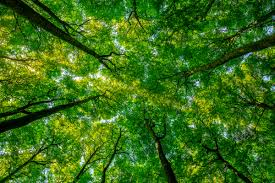
#> input picture image_recognition/tests/forest/forest1.jpg, 275 x 183 px; its folder holds only this picture in this run
$ python -i features.py   (imports and definitions only)
#> lines starting #> are read from the running program, lines starting #| are printed output that depends on the picture
import numpy as np
import matplotlib.pyplot as plt
from sklearn.cluster import KMeans
import pandas as pd
import cv2
from PIL import Image
from collections import Counter
from sklearn import svm
from os import listdir
from os.path import isfile, join
from sklearn.model_selection import train_test_split
from sklearn import metrics
import pickle

"""
Extracting features from images and classification them

#### This script made by Shir Shabat ####
"""

def palette_perc(k_cluster):
    """
    The function returns the main colors in the image.
    And also takes into account their quantity.
    :param k_cluster: clusters
    :return: main colors in image
    """
    width = 300
    palette = np.zeros((50, width, 3), np.uint8)

    n_pixels = len(k_cluster.labels_)
    counter = Counter(k_cluster.labels_)
    perc = {}
    for i in counter:
        perc[i] = np.round(counter[i] / n_pixels, 2)
    perc = dict(sorted(perc.items()))
    step = 0
    for idx, centers in enumerate(k_cluster.cluster_centers_):
        palette[:, step:int(step + perc[idx] * width + 1), :] = centers
        step += int(perc[idx] * width + 1)
    return palette


def histo_according_to_channels(image):
    """
    This function performs a histogram on each channel.
    :param image:
    :return:
    """
    dataFrame = pd.DataFrame()
    histogram_red, bin_edges = np.histogram(image[:, :, 0], bins=256)  # red
    dataFrame['red_channel'] = histogram_red

    histogram_green, bin_edges = np.histogram(image[:, :, 1], bins=256)  # green
    dataFrame['green_channel'] = histogram_green

    histogram_blue, bin_edges = np.histogram(image[:, :, 2], bins=256)  # blue
    dataFrame['blue_channel'] = histogram_blue
    return dataFrame


def data_frame_features(data_frame, is_pattern):
    """
    This function extract features using pandas package.
    Using median inorder to bring out the most common color
    :param data_frame: histogram of the channels - RGB.
    :param is_pattern: the colors are pattern
    :return: features
    """
    data_frame = data_frame.cumsum()
    data_frame = data_frame.apply(lambda x: x / x.max(), axis=0)  # normalized

    med_axis_1 = []
    if is_pattern:
        med_axis_1 = data_frame.median(axis=1).values.tolist()
    med_axis_0 = data_frame.median(axis=0).values.tolist()
    mean = data_frame.mean(axis=0).values.tolist()
    res = med_axis_0 + mean + med_axis_1
    return res


def extract_features(image):
    """
    This function extract features from image.
    At first step, we resize the image to fit the other images.
    At second step, we extract the features.
    :param image: image of one of the following categories: forest, sun or sky.
    :return: features
    """
#> called with image = 'tests/forest/forest1.jpg'
    image = cv2.imread(image)
#> image is the input picture: shape (183, 275, 3); mean B, G, R 24.6, 108.4, 57.8
    image = cv2.cvtColor(image, cv2.COLOR_BGR2RGB)
    image = cv2.resize(image, (256, 256))
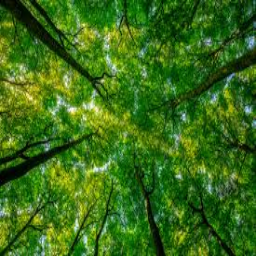
#> image: shape (256, 256, 3); mean R, G, B 57.7, 108.3, 24.5
    clt = KMeans(n_clusters=7)
    clt_1 = clt.fit(image.reshape(-1, 3))

    df1 = histo_according_to_channels(image)
#> in histo_according_to_channels, `histogram_red, bin_edges = np.histogram(image[:, :, 0], bins=256)`: histogram_red = 256 values, max 915 at index 0, min 0 at index 63, mean 256; bin_edges = 257 values from 0 to 252
#> in histo_according_to_channels, `histogram_green, bin_edges = np.histogram(image[:, :, 1], bins=256)`: histogram_green = 256 values, max 726 at index 103, min 0 at index 127, mean 256; bin_edges = 257 values from 0 to 254
#> in histo_according_to_channels, `histogram_blue, bin_edges = np.histogram(image[:, :, 2], bins=256)`: histogram_blue = 256 values, max 6639 at index 0, min 0 at index 17, mean 256; bin_edges = 257 values from 0 to 241
#> df1 = table of 256 rows and 3 columns
    df2 = histo_according_to_channels(palette_perc(clt_1))
#> df2 = table of 256 rows and 3 columns

    res1 = data_frame_features(df1, False)
#> res1 = [0.916, 0.692, 0.98, 0.773, 0.576, 0.9]
    res2 = data_frame_features(df2, True)
#> res2 = 262 values, max 1 at index 261, min 0.143 at index 6, mean 0.696
    return res1 + res2


def load_data(type):
    path = "images\\" + type + "\data"
    return ["images\\" + type + "\data\\" + f for f in listdir(path) if isfile(join(path, f))]


# [6 lines left out: function getY, not called in this run]


def getX(area1, area2, area3):
    x = np.concatenate((area1, area2, area3))
    return x


# [58 lines left out: functions get_x_y, linearSVC, create_train_test, resize_image, not called in this run]


# if __name__ == '__main__':
#     train_data, test_data = create_train_test()
#     linearSVC(train_data[0], train_data[1], test_data[0], test_data[1])

>>> result = extract_features('tests/forest/forest1.jpg')
#> result = 268 values, max 1 at index 267, min 0.143 at index 12, mean 0.699

$ run again, on image_recognition/tests/forest/forest10.jpg
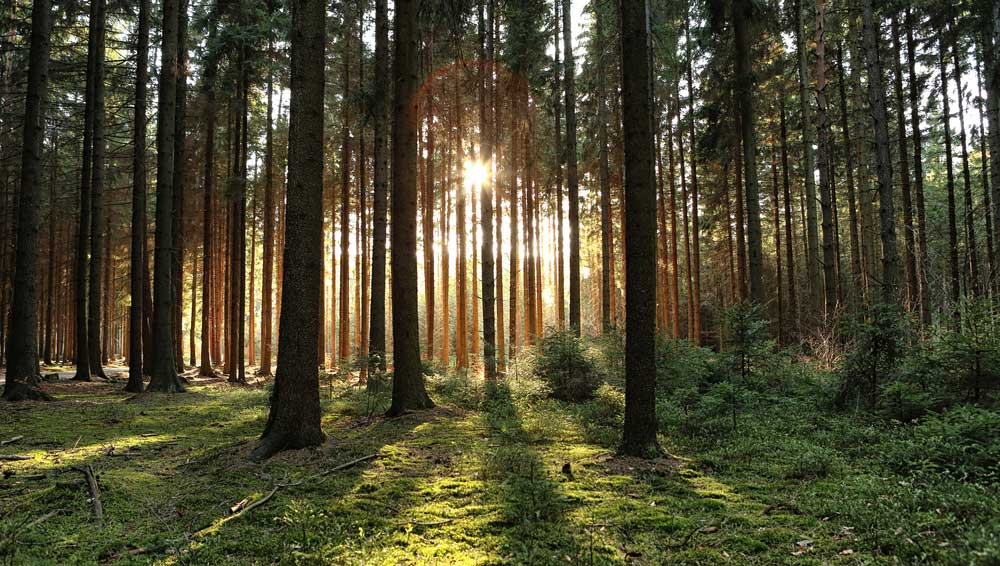
#> input picture image_recognition/tests/forest/forest10.jpg, 1000 x 566 px
#> in extract_features, image is the input picture: shape (566, 1000, 3); mean B, G, R 47.9, 72.7, 75.7
#> in extract_features, `image = cv2.resize(image, (256, 256))`:
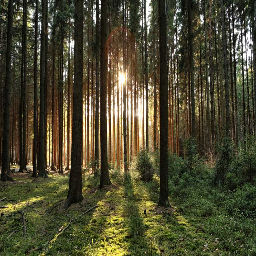
#> image: shape (256, 256, 3); mean R, G, B 75.5, 72.5, 47.7
#> in histo_according_to_channels, `histogram_red, bin_edges = np.histogram(image[:, :, 0], bins=256)`: histogram_red = 256 values, max 850 at index 31, min 6 at index 0, mean 256; bin_edges = 257 values from 0 to 255
#> histogram_green = 256 values, max 804 at index 31, min 1 at index 1, mean 256
#> histogram_blue = 256 values, max 1207 at index 21, min 10 at index 213, mean 256
#> df1 = table of 256 rows and 3 columns
#> res1 = [0.854, 0.878, 0.939, 0.705, 0.717, 0.814]
#> res2 = 262 values, max 1 at index 261, min 0.263 at index 6, mean 0.78
#> result = 268 values, max 1 at index 267, min 0.263 at index 12, mean 0.781

$ run again, on image_recognition/tests/forest/forest3.jpg
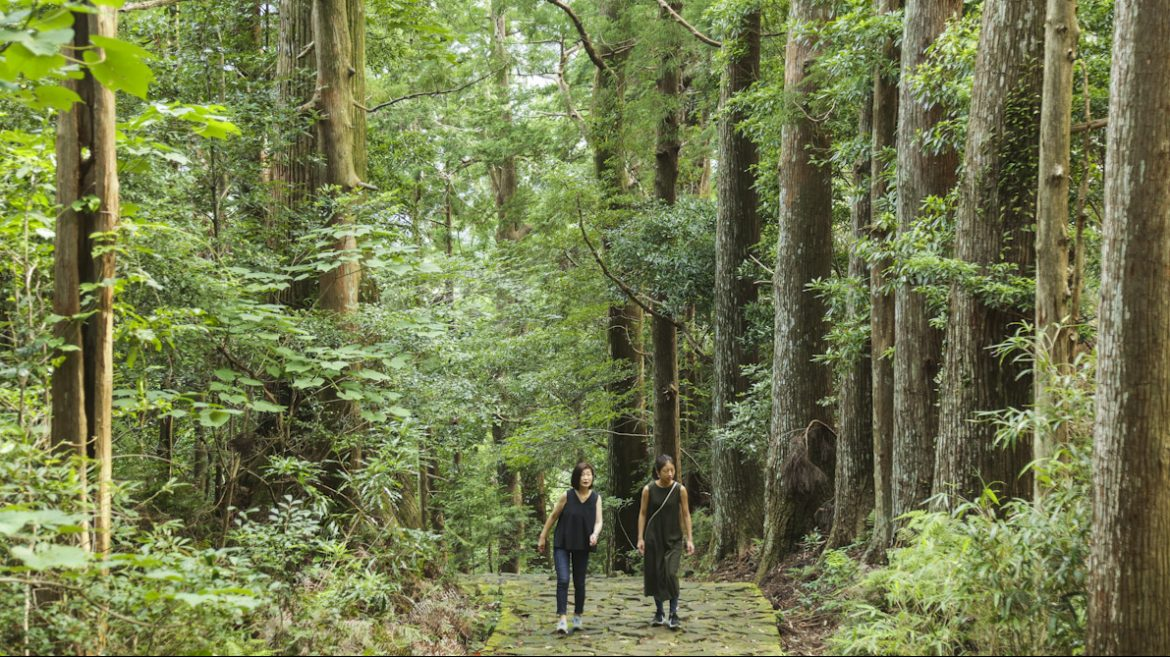
#> input picture image_recognition/tests/forest/forest3.jpg, 1170 x 657 px
#> in extract_features, image is the input picture: shape (657, 1170, 3); mean B, G, R 77, 121.7, 114.2
#> in extract_features, `image = cv2.resize(image, (256, 256))`:
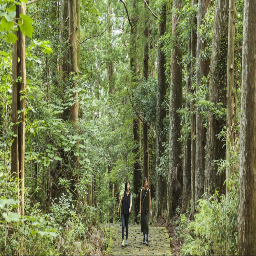
#> image: shape (256, 256, 3); mean R, G, B 114.1, 121.6, 76.8
#> in histo_according_to_channels, `histogram_red, bin_edges = np.histogram(image[:, :, 0], bins=256)`: histogram_red = 256 values, max 587 at index 115, min 0 at index 1, mean 256; bin_edges = 257 values from 3 to 253
#> in histo_according_to_channels, `histogram_green, bin_edges = np.histogram(image[:, :, 1], bins=256)`: histogram_green = 256 values, max 520 at index 126, min 0 at index 1, mean 256; bin_edges = 257 values from 6 to 255
#> in histo_according_to_channels, `histogram_blue, bin_edges = np.histogram(image[:, :, 2], bins=256)`: histogram_blue = 256 values, max 716 at index 57, min 0 at index 230, mean 256; bin_edges = 257 values from 0 to 255
#> df1 = table of 256 rows and 3 columns
#> res1 = [0.623, 0.565, 0.889, 0.558, 0.538, 0.7]
#> res2 = 262 values, max 1 at index 261, min 0.143 at index 6, mean 0.553
#> result = 268 values, max 1 at index 267, min 0.143 at index 12, mean 0.555

$ run again, on image_recognition/tests/forest/forest4.jpg
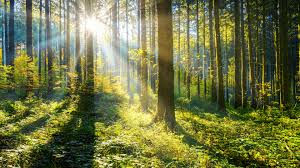
#> input picture image_recognition/tests/forest/forest4.jpg, 300 x 168 px
#> in extract_features, image is the input picture: shape (168, 300, 3); mean B, G, R 69.6, 117.4, 113.1
#> in extract_features, `image = cv2.resize(image, (256, 256))`:
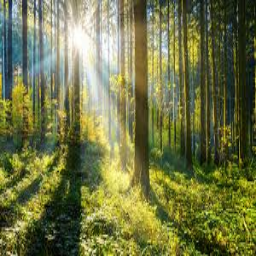
#> image: shape (256, 256, 3); mean R, G, B 113, 117.3, 69.5
#> in histo_according_to_channels, `histogram_red, bin_edges = np.histogram(image[:, :, 0], bins=256)`: histogram_red = 256 values, max 409 at index 61, min 27 at index 1, mean 256; bin_edges = 257 values from 0 to 255
#> in histo_according_to_channels, `histogram_green, bin_edges = np.histogram(image[:, :, 1], bins=256)`: histogram_green = 256 values, max 451 at index 59, min 0 at index 1, mean 256; bin_edges = 257 values from 1 to 255
#> in histo_according_to_channels, `histogram_blue, bin_edges = np.histogram(image[:, :, 2], bins=256)`: histogram_blue = 256 values, max 869 at index 0, min 7 at index 254, mean 256; bin_edges = 257 values from 0 to 255
#> df1 = table of 256 rows and 3 columns
#> res1 = [0.598, 0.58, 0.836, 0.559, 0.544, 0.729]
#> res2 = 262 values, max 1 at index 261, min 0.243 at index 6, mean 0.589
#> result = 268 values, max 1 at index 267, min 0.243 at index 12, mean 0.59
